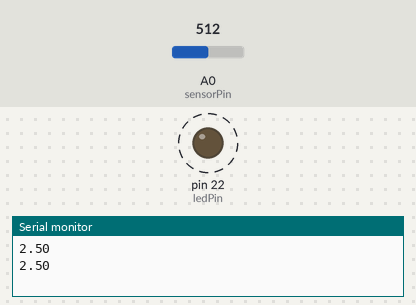
A sketch run on a simulated Arduino Mega 2560, built with avr-gcc and run on an emulated ATmega2560. On the bench: output pins drawn as LEDs (lit = HIGH), the last lines printed to the serial monitor. Dashed ring = blinking. The test bench sets the inputs (shaded band); at power-on: A0 (sensorPin) = 512.

Above: at 1.8 s.
1.9 s: A0 (sensorPin) set to 306
At 2.2 s:
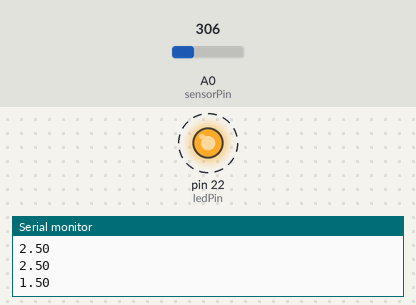
5.4 s: A0 (sensorPin) set to 122
At 5.57 s:
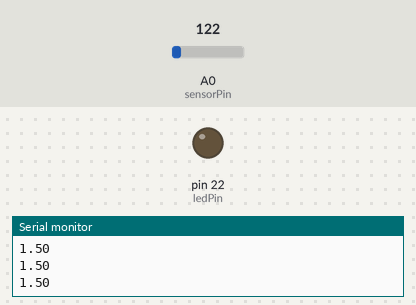
Timing chart, 0 to 14.9 s (numbered marks = the images above; inputs shaded):
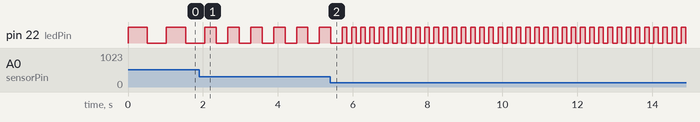

The sketch:

LetTheLightsBegin.ino
```cpp
int sensorPin = A0;    // select the input pin for the potentiometer
int ledPin = 22;      // select the pin for the LED
int sensorValue = 0;  // variable to store the value coming from the sensor

void setup() {
  Serial.begin(9600);

  // declare the ledPin as an OUTPUT:
  pinMode(ledPin, OUTPUT);
}

void loop() {
  // read the value from the sensor:
  sensorValue = analogRead(sensorPin);

  // Convert the analog reading (which goes from 0 - 1023) to a voltage (0 - 5V):
  float voltage = sensorValue * (5.0 / 1023.0);
  Serial.println(voltage);

  // turn the ledPin on
  digitalWrite(ledPin, HIGH);
  // stop the program for <sensorValue> milliseconds:
  delay(sensorValue);
  // turn the ledPin off:
  digitalWrite(ledPin, LOW);
  // stop the program for for <sensorValue> milliseconds:
  delay(sensorValue);
}
```

Measured:
- after the input at 1.9 s, pin 22 (ledPin): alternates HIGH for 0.31 s and LOW for 0.31 s, starting after 0.46 s
- by itself, pin 22 (ledPin): alternates HIGH for 0.51 s and LOW for 0.51 s
